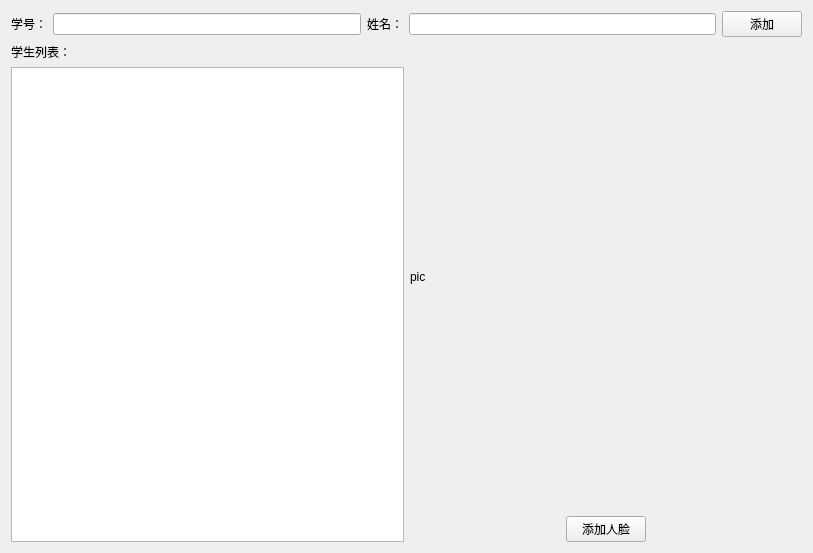
<?xml version="1.0" encoding="UTF-8"?>
<ui version="4.0">
 <class>Face</class>
 <widget class="QWidget" name="Face">
  <property name="geometry">
   <rect>
    <x>0</x>
    <y>0</y>
    <width>813</width>
    <height>553</height>
   </rect>
  </property>
  <property name="windowTitle">
   <string>Form</string>
  </property>
  <layout class="QGridLayout" name="gridLayout">
   <item row="0" column="0" colspan="2">
    <layout class="QHBoxLayout" name="horizontalLayout">
     <item>
      <widget class="QLabel" name="label">
       <property name="text">
        <string>学号：</string>
       </property>
      </widget>
     </item>
     <item>
      <widget class="QLineEdit" name="lineEdit_id"/>
     </item>
     <item>
      <widget class="QLabel" name="label_2">
       <property name="text">
        <string>姓名：</string>
       </property>
      </widget>
     </item>
     <item>
      <widget class="QLineEdit" name="lineEdit_name"/>
     </item>
     <item>
      <widget class="QPushButton" name="pushButton_add_student">
       <property name="text">
        <string>添加</string>
       </property>
      </widget>
     </item>
    </layout>
   </item>
   <item row="1" column="0">
    <layout class="QVBoxLayout" name="verticalLayout_2">
     <item>
      <widget class="QLabel" name="label_3">
       <property name="text">
        <string>学生列表：</string>
       </property>
      </widget>
     </item>
     <item>
      <widget class="QTableWidget" name="tableWidget"/>
     </item>
    </layout>
   </item>
   <item row="1" column="1">
    <layout class="QVBoxLayout" name="verticalLayout">
     <item>
      <widget class="QLabel" name="label_pic">
       <property name="sizePolicy">
        <sizepolicy hsizetype="Expanding" vsizetype="Expanding">
         <horstretch>0</horstretch>
         <verstretch>0</verstretch>
        </sizepolicy>
       </property>
       <property name="text">
        <string>pic</string>
       </property>
      </widget>
     </item>
     <item>
      <layout class="QHBoxLayout" name="horizontalLayout_2">
       <item>
        <spacer name="horizontalSpacer">
         <property name="orientation">
          <enum>Qt::Horizontal</enum>
         </property>
         <property name="sizeHint" stdset="0">
          <size>
           <width>40</width>
           <height>20</height>
          </size>
         </property>
        </spacer>
       </item>
       <item>
        <widget class="QPushButton" name="pushButton_add_face">
         <property name="text">
          <string>添加人脸</string>
         </property>
        </widget>
       </item>
       <item>
        <spacer name="horizontalSpacer_2">
         <property name="orientation">
          <enum>Qt::Horizontal</enum>
         </property>
         <property name="sizeHint" stdset="0">
          <size>
           <width>40</width>
           <height>20</height>
          </size>
         </property>
        </spacer>
       </item>
      </layout>
     </item>
    </layout>
   </item>
  </layout>
 </widget>
 <resources/>
 <connections/>
</ui>
